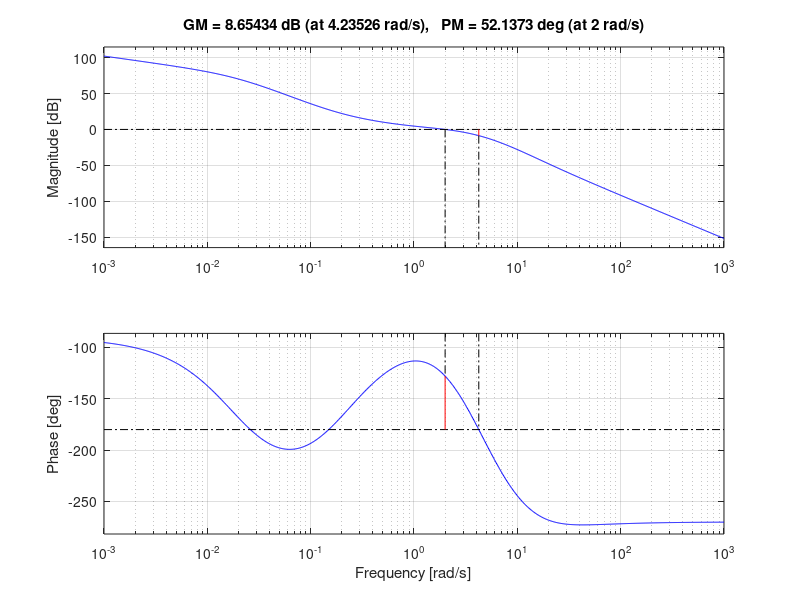
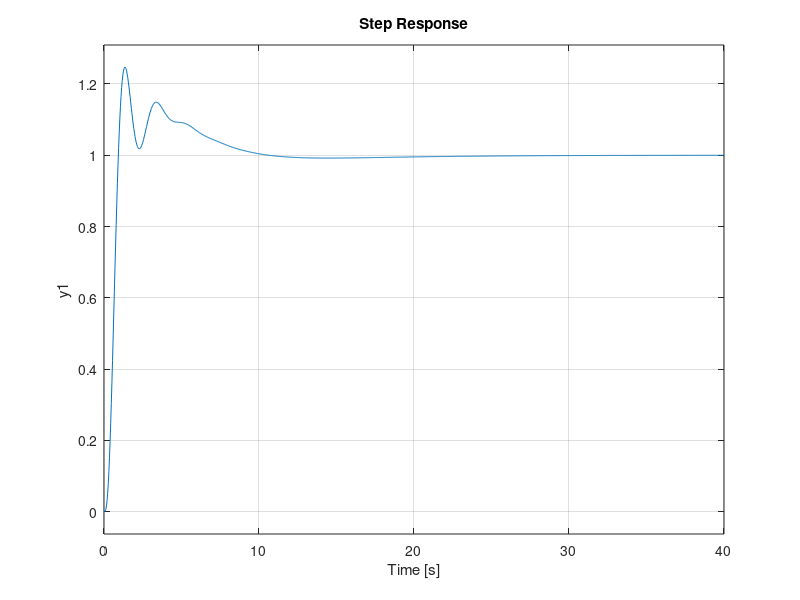
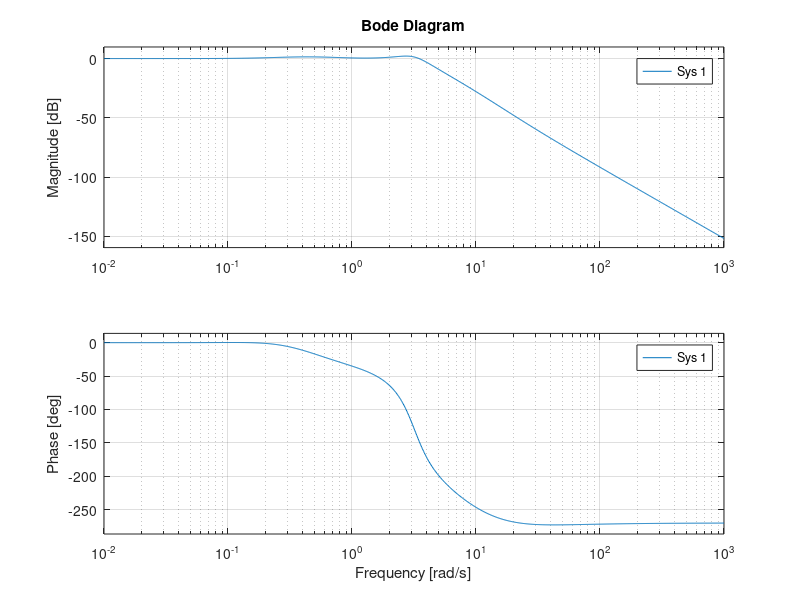
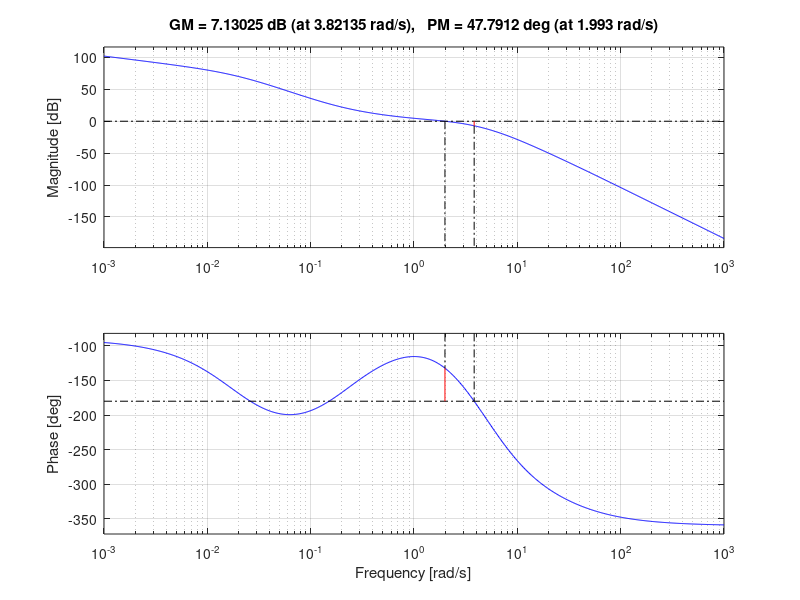

These figures' MATLAB source, in order:
%% Esercizio #1
close all
clear all

% Dati
s = tf('s');

F_1 = 5 / s;
F_2 = (s + 20) / ((s + 1) * (s + 5)^2);
K_r = 1;
d_1 = 0.5;
d_2 = 0.1;

% Analisi delle specifiche statiche
K_F1 = dcgain(s * F_1);
K_F2 = dcgain(F_2);

h = 0
K_c = 5

% Analisi delle specifiche dinamiche
t_s = 1;
w_bdes = 3 / t_s;
w_cdes = 0.63 * w_bdes
w_c = 2;

M_rdB = 2.5;
m_phi = 60 - 5 * M_rdB
m_phi = 50;

% Prima approssimazione della funzione d'anello
G_a1 = (K_c * F_1 * F_2) / (s^h * K_r);
[module_1, phase_1] = bode(G_a1, w_c);
recovery = m_phi - phase_1 - 180;

% Rete derivatrice
m_d = 4;
x_d = sqrt(m_d);
tau_d = x_d / w_c;
R_d = (1 + tau_d * s) / (1 + tau_d / m_d * s);

R_d = R_d^2;

G_a2 = G_a1 * R_d;
[module_2, phase_2] = bode(G_a2, w_c);

% Rete integratrice
m_i = 10;
x_i = 100;
tau_i = x_i / w_c;
R_i = (1 + tau_i / m_i * s) / (1 + tau_i * s);

R_i = R_i^2;

G_a3 = G_a2 * R_i;
[module_3, phase_3] = bode(G_a3, w_c);

% Fattore correttivo
K_correttivo = 1 / module_3

K_c = K_c * K_correttivo;

G_a4 = G_a3 * K_correttivo;
[module_4, phase_4] = bode(G_a4, w_c);

% Controllore
C = (K_c * R_d * R_i) / s^h;

G_a = C * F_1 * F_2 / K_r;
K_Ga = dcgain(s^(h + 1) * G_a);

figure, margin(G_a)

% Verifica delle specifiche
e_r = abs(K_r / K_Ga)

e_d2 = abs(d_2 / K_Ga)

W = feedback(C * F_1 * F_2, 1 / K_r);

figure, step(W / dcgain(W))
figure, bode(W / dcgain(W))

% Valutazioni extra
u = K_c * m_d^2 / m_i^2

% Discretizzazione
w_b = 3.97;
T_1 = (2 * pi) / (20 * w_b)
T = T_1;
G_aZOH = G_a / (1 + T / 2 * s);
C_z = c2d(C, T, 'tustin')

figure, margin(G_aZOH)

F_1z = c2d(F_1, T, 'tustin');
F_2z = c2d(F_2, T, 'tustin');
W_z = feedback(C_z * F_1z * F_2z, 1 / K_r);

figure, step(W_z / dcgain(W_z))

%% Esercizio #3
close all
clear all

% Dati
s = tf('s');

F = (3 * (s + 2)) / (s * (s^3 + 6.5 * s^2 + 12 * s + 4.5));
N = 10;

[m_G, m_phi, w_mG, w_mphi] = margin(F);
w_pi = 1.5943;
[module, phase] = bode(F, w_pi)

% Calcolo dei parametri per il metodo Ziegler-Nichols in catena chiusa
K_P_ = m_G;
T_ = 2 * pi / w_pi;

% Calcolo dei parametri per il regolatore PID
K_P = 0.6 * K_P_
T_i = 0.5 * T_
T_d = 0.125 * T_

R = K_P * (1 + 1 / (T_i * s) + (T_d * s) / (1 + T_d / N * s));

W = feedback(R * F, 1);
figure, bode(W / dcgain(W))
